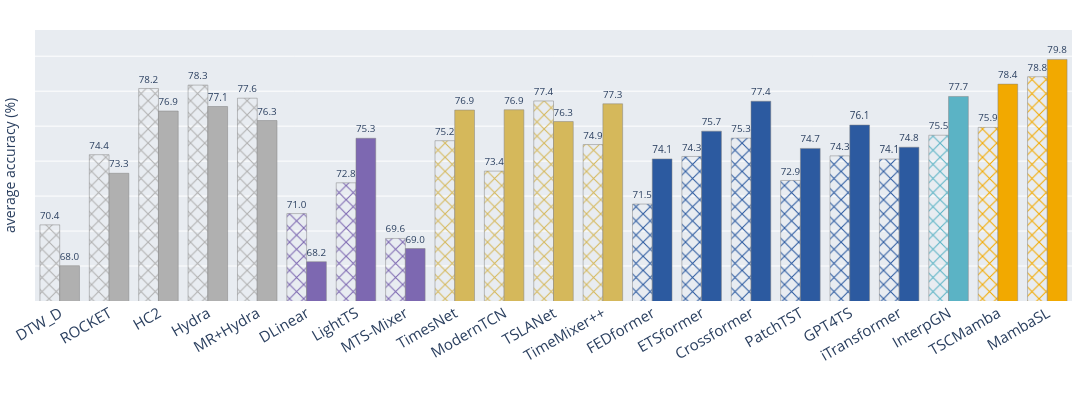

This figure's notebook cell:
### Code cell
# 색상 매핑
color_map = {
    "Non-DL": "#B0B0B0",            # 회색
    "MLP-based": "#7D68B1",           # 오렌지
    "CNN-based": "#D5B85B",          # 스카이 블루
    "Transformer-based": "#2C5AA0",  # 다크 블루
    "Shaplet+CNN": "#5BB3C5",        # 청록
    "Mamba-based": "#F2A900",        # 노랑
}


# 메달 이모지
medals = ["🥇", "🥈", "🥉"]


fig = px.bar(df_pivot, x='model', y='acc', 
             pattern_shape='acctype',
             pattern_shape_sequence=['x', ''],
             text='acc',
             text_auto='.2f',
             category_orders={'model': df_pivot['model'].unique(), 'acctype': ['10 dataset', 'all dataset', ]},
             custom_data=['categories'],
             )

fig.update_traces(
    marker=dict(line_color="grey", pattern_fillmode="replace"),
    marker_color=df_pivot['categories'].iloc[::2].map(color_map),
    texttemplate='%{text:.1f}',
    textposition='outside',
    textfont=dict(size=10),
    hovertemplate='<b>%{x}</b><br>Category: %{customdata[0]}<br>Accuracy: %{y:.6f}<extra></extra>',
)
# update names
fig.for_each_trace(
    lambda t: t.update(name=t.name.replace('10 dataset', '10 dataset\n(EC-UW)').replace('all dataset', 'all dataset')) 
    if t.name in ['10 dataset', 'all dataset'] else t
)



# add medal emojis to the top of the bars
top3 = df_pivot[(df_pivot['acctype'] == 'all dataset')].nlargest(3, 'acc')
for i, (j, row) in enumerate(top3.iterrows()):
    # find x position of the bar
    x_pos = df_pivot[df_pivot['model'] == row['model']].index[0] // 2
    fig.add_annotation(
        x=x_pos + 0.2,
        y=row['acc'] + 1.6,  # Adjust the y position to place the emoji above the bar
        text=medals[i],
        showarrow=False,
        font=dict(size=20, family="Noto Color Emoji"),  # Adjust the size of the emoji
        align='center',
        bgcolor='rgba(0,0,0,0)',  # Transparent background
    )

top3_10 = df_pivot[(df_pivot['acctype'] == '10 dataset')].nlargest(3, 'acc')
for i, (j, row) in enumerate(top3_10.iterrows()):
    # find x position of the bar
    x_pos = df_pivot[df_pivot['model'] == row['model']].index[0] // 2
    fig.add_annotation(
        x=x_pos - 0.2,
        y=row['acc'] + 1.6,  # Adjust the y position to place the emoji above the bar
        text=medals[i],
        showarrow=False,
        font=dict(size=20, family="Noto Color Emoji"),  # Adjust the size of the emoji
        align='center',
        bgcolor='rgba(0,0,0,0)',  # Transparent background
    )






fig.update_layout(
    # template="plotly_white",
    paper_bgcolor='rgba(0,0,0,0)',  # 투명 배경
    plot_bgcolor="#E8ECF1",  # 연한 회색 배경
    height=400,
    width=1200,
    barmode='group',
    bargap=0.2,  # 바 간격 조절
    bargroupgap=0.0,  # 그룹 간격 조절
    # title_text="Classification Performance of TSC Models",
    margin=dict(l=20, r=20, t=30, b=10),
    title_x=0.5,  # center the title
    title_font=dict(size=16),
    yaxis_title="average accuracy (%)",
    # legend=dict(
    #     title_text="Categories",
    #     title_font=dict(size=14),
    #     font=dict(size=12)
    # ),
    showlegend=False,  # Hide legend
)
fig.update_xaxes(
    title_text="",
    tickangle=-30,
    tickfont=dict(size=15)
)
fig.update_yaxes(showticklabels=False, range=[66, 81.5])  # y축 범위 설정
fig.show()

# save the figure
write_image(fig, f'figures_tmp/barplot (acc).pdf', scale=2, format='pdf', width=1200, height=400)

### Figure 1 — Plotly figure (JSON) as saved in the notebook; plotly's stock layout.template omitted (floating-point values rounded to 4 significant figures)
{"data": [{"customdata": [["Non-DL"], ["Non-DL"], ["Non-DL"], ["Non-DL"], ["Non-DL"], ["MLP-based"], ["MLP-based"], ["MLP-based"], ["CNN-based"], ["CNN-based"], ["CNN-based"], ["CNN-based"], ["Transformer-based"], ["Transformer-based"], ["Transformer-based"], ["Transformer-based"], ["Transformer-based"], ["Transformer-based"], ["Shaplet+CNN"], ["Mamba-based"], ["Mamba-based"]], "hovertemplate": "<b>%{x}</b><br>Category: %{customdata[0]}<br>Accuracy: %{y:.6f}<extra></extra>", "legendgroup": "10 dataset", "marker": {"color": ["#B0B0B0", "#B0B0B0", "#B0B0B0", "#B0B0B0", "#B0B0B0", "#7D68B1", "#7D68B1", "#7D68B1", "#D5B85B", "#D5B85B", "#D5B85B", "#D5B85B", "#2C5AA0", "#2C5AA0", "#2C5AA0", "#2C5AA0", "#2C5AA0", "#2C5AA0", "#5BB3C5", "#F2A900", "#F2A900"], "line": {"color": "grey"}, "pattern": {"fillmode": "replace", "shape": "x"}}, "name": "10 dataset\n(EC-UW)", "orientation": "v", "showlegend": true, "text": [70.35, 74.37, 78.16, 78.35, 77.6, 71.0, 72.76, 69.58, 75.17, 73.43, 77.44, 74.95, 71.54, 74.27, 75.32, 72.89, 74.3, 74.12, 75.48, 75.93, 78.83], "textfont": {"size": 10}, "textposition": "outside", "texttemplate": "%{text:.1f}", "type": "bar", "x": ["DTW_D", "ROCKET", "HC2", "Hydra", "MR+Hydra", "DLinear", "LightTS", "MTS-Mixer", "TimesNet", "ModernTCN", "TSLANet", "TimeMixer++", "FEDformer", "ETSformer", "Crossformer", "PatchTST", "GPT4TS", "iTransformer", "InterpGN", "TSCMamba", "MambaSL"], "xaxis": "x", "y": [70.35, 74.37, 78.16, 78.35, 77.6, 71.0, 72.76, 69.58, 75.17, 73.43, 77.44, 74.95, 71.54, 74.27, 75.32, 72.89, 74.3, 74.12, 75.48, 75.93, 78.83], "yaxis": "y"}, {"customdata": [["Non-DL"], ["Non-DL"], ["Non-DL"], ["Non-DL"], ["Non-DL"], ["MLP-based"], ["MLP-based"], ["MLP-based"], ["CNN-based"], ["CNN-based"], ["CNN-based"], ["CNN-based"], ["Transformer-based"], ["Transformer-based"], ["Transformer-based"], ["Transformer-based"], ["Transformer-based"], ["Transformer-based"], ["Shaplet+CNN"], ["Mamba-based"], ["Mamba-based"]], "hovertemplate": "<b>%{x}</b><br>Category: %{customdata[0]}<br>Accuracy: %{y:.6f}<extra></extra>", "legendgroup": "all dataset", "marker": {"color": ["#B0B0B0", "#B0B0B0", "#B0B0B0", "#B0B0B0", "#B0B0B0", "#7D68B1", "#7D68B1", "#7D68B1", "#D5B85B", "#D5B85B", "#D5B85B", "#D5B85B", "#2C5AA0", "#2C5AA0", "#2C5AA0", "#2C5AA0", "#2C5AA0", "#2C5AA0", "#5BB3C5", "#F2A900", "#F2A900"], "line": {"color": "grey"}, "pattern": {"fillmode": "replace", "shape": ""}}, "name": "all dataset", "orientation": "v", "showlegend": true, "text": [68.02, 73.31, 76.87, 77.12, 76.32, 68.25, 75.31, 69.0, 76.92, 76.94, 76.26, 77.28, 74.13, 75.72, 77.43, 74.73, 76.06, 74.8, 77.7, 78.4, 79.82], "textfont": {"size": 10}, "textposition": "outside", "texttemplate": "%{text:.1f}", "type": "bar", "x": ["DTW_D", "ROCKET", "HC2", "Hydra", "MR+Hydra", "DLinear", "LightTS", "MTS-Mixer", "TimesNet", "ModernTCN", "TSLANet", "TimeMixer++", "FEDformer", "ETSformer", "Crossformer", "PatchTST", "GPT4TS", "iTransformer", "InterpGN", "TSCMamba", "MambaSL"], "xaxis": "x", "y": [68.02, 73.31, 76.87, 77.12, 76.32, 68.25, 75.31, 69.0, 76.92, 76.94, 76.26, 77.28, 74.13, 75.72, 77.43, 74.73, 76.06, 74.8, 77.7, 78.4, 79.82], "yaxis": "y"}], "layout": {"annotations": [{"align": "center", "bgcolor": "rgba(0,0,0,0)", "font": {"family": "Noto Color Emoji", "size": 20}, "showarrow": false, "text": "🥇", "x": 20.2, "y": 81.42}, {"align": "center", "bgcolor": "rgba(0,0,0,0)", "font": {"family": "Noto Color Emoji", "size": 20}, "showarrow": false, "text": "🥈", "x": 19.2, "y": 80.0}, {"align": "center", "bgcolor": "rgba(0,0,0,0)", "font": {"family": "Noto Color Emoji", "size": 20}, "showarrow": false, "text": "🥉", "x": 18.2, "y": 79.3}, {"align": "center", "bgcolor": "rgba(0,0,0,0)", "font": {"family": "Noto Color Emoji", "size": 20}, "showarrow": false, "text": "🥇", "x": 19.8, "y": 80.43}, {"align": "center", "bgcolor": "rgba(0,0,0,0)", "font": {"family": "Noto Color Emoji", "size": 20}, "showarrow": false, "text": "🥈", "x": 2.8, "y": 79.95}, {"align": "center", "bgcolor": "rgba(0,0,0,0)", "font": {"family": "Noto Color Emoji", "size": 20}, "showarrow": false, "text": "🥉", "x": 1.8, "y": 79.76}], "bargap": 0.2, "bargroupgap": 0, "barmode": "group", "height": 400, "legend": {"title": {"text": "acctype"}, "tracegroupgap": 0}, "margin": {"b": 10, "l": 20, "r": 20, "t": 30}, "paper_bgcolor": "rgba(0,0,0,0)", "plot_bgcolor": "#E8ECF1", "showlegend": false, "title": {"font": {"size": 16}, "x": 0.5}, "width": 1200, "xaxis": {"anchor": "y", "categoryarray": ["DTW_D", "ROCKET", "HC2", "Hydra", "MR+Hydra", "DLinear", "LightTS", "MTS-Mixer", "TimesNet", "ModernTCN", "TSLANet", "TimeMixer++", "FEDformer", "ETSformer", "Crossformer", "PatchTST", "GPT4TS", "iTransformer", "InterpGN", "TSCMamba", "MambaSL"], "categoryorder": "array", "domain": [0, 1], "tickangle": -30, "tickfont": {"size": 15}, "title": {"text": ""}}, "yaxis": {"anchor": "x", "domain": [0, 1], "range": [66, 81.5], "showticklabels": false, "title": {"text": "average accuracy (%)"}}}}
